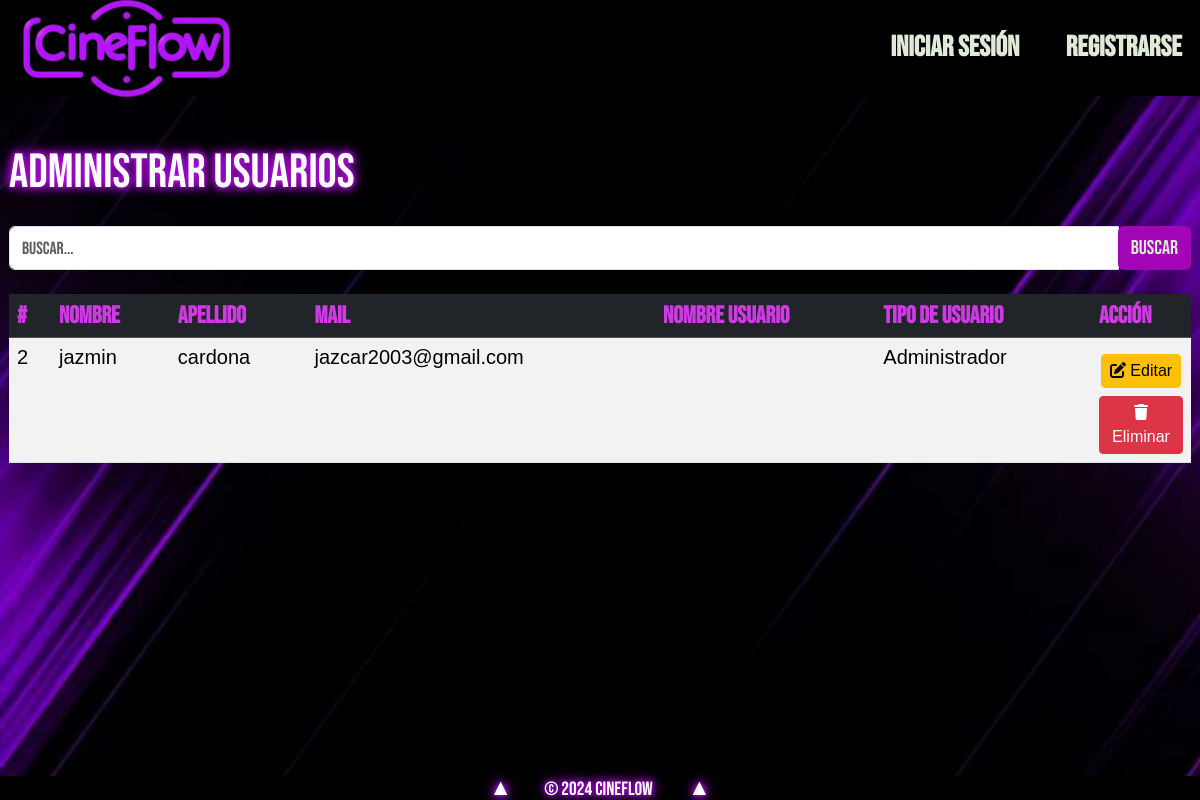
Before: /admin_usuarios.php?busqueda=jazmin with the older database file.
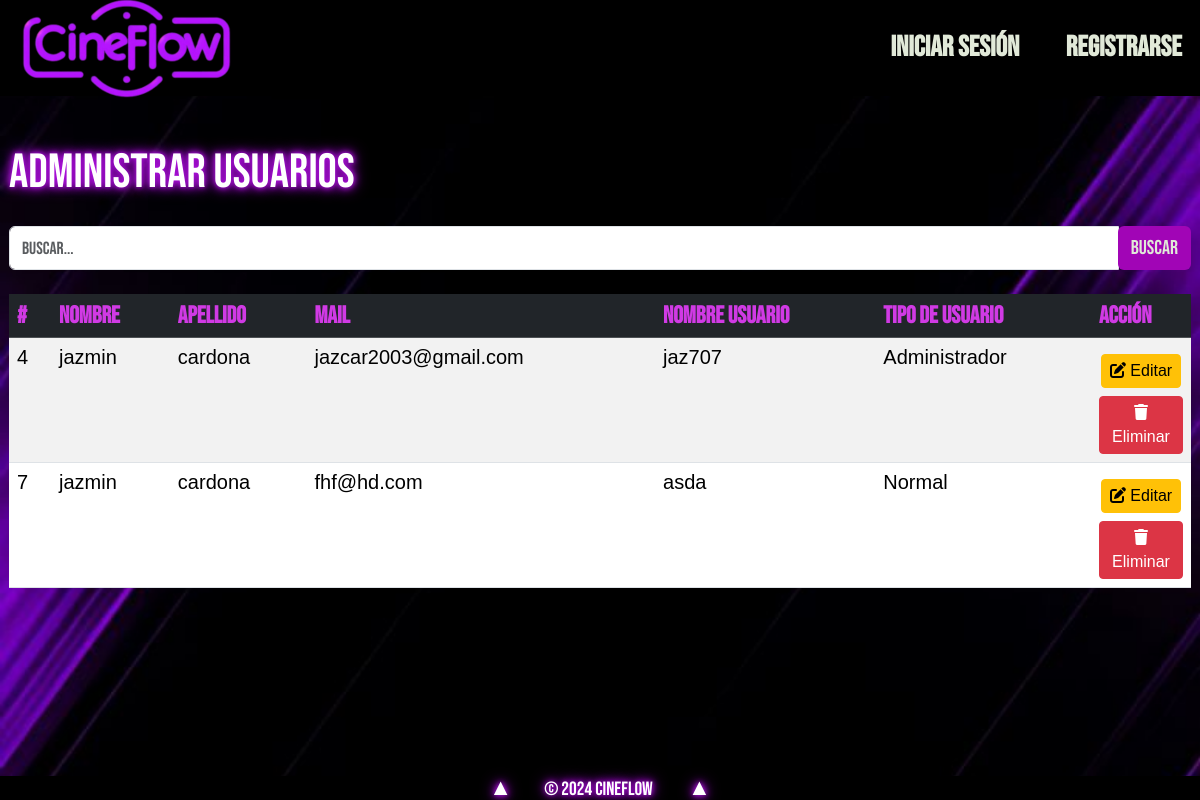
After: the same page with the newer database file.
### tables this page shows
CREATE TABLE `usuarios` (
  `id_usuario` int(8) NOT NULL,
  `nombre` varchar(20) NOT NULL,
  `apellido` varchar(30) NOT NULL,
  `mail` varchar(100) NOT NULL,
  `id_tipo` int(1) NOT NULL
);

CREATE TABLE `cuenta_usuario` (
  `id_cuenta` int(8) NOT NULL,
  `about_me` text NOT NULL,
  `cant_amigos` int(8) DEFAULT NULL,
  `id_usuario` int(8) NOT NULL,
  `id_img` int(1) DEFAULT NULL,
  `nombre_usuario` varchar(25) NOT NULL,
  `contraseña` varchar(255) NOT NULL
);

### admin_usuarios.php (the view, shortened to what this page needs)
<!doctype html>
<html lang="es">
<head>
    <link rel="stylesheet" href="https://cdnjs.cloudflare.com/ajax/libs/font-awesome/6.4.2/css/all.min.css" />
    <link rel="stylesheet" href="css/bootstrap.min.css">
    <link rel="stylesheet" href="css/normalize.css">
    <link rel="stylesheet" href="css/estilos.css">
    <link rel="stylesheet" type="text/css" href="slick/slick.css" />
    <link rel="stylesheet" type="text/css" href="slick/slick-theme.css" />
</head>
<body class="body-crud">
    <div class="container showcase">
        <?php
        include("header.php");
        ?>
        <main class="main-crud">
            <?php
            if (isset($_GET['busqueda']) && !empty($_GET['busqueda'])) {
                $busqueda = $conexion->real_escape_string($_GET['busqueda']);
                $sqlBusqueda = ("SELECT u.id_usuario, u.nombre, u.apellido, u.mail, u.id_tipo, cu.nombre_usuario
                                    FROM usuarios u
                                        LEFT JOIN cuenta_usuario cu ON u.id_usuario = cu.id_usuario
                                            WHERE u.nombre LIKE '%$busqueda%'
                                                OR u.apellido LIKE '%$busqueda%'
                                                    OR u.mail LIKE '%$busqueda%'
                                                        OR cu.nombre_usuario LIKE '%$busqueda%'");
            } else {
                $sqlBusqueda = ("SELECT u.id_usuario, u.nombre, u.apellido, u.mail, u.id_tipo, cu.nombre_usuario
                                    FROM usuarios u
                                        LEFT JOIN cuenta_usuario cu ON u.id_usuario = cu.id_usuario");
            }
            $infoUsuarios = $conexion->query($sqlBusqueda);
            ?>
            <div class="crud animate-from-bottom ajuste-crud">
                <div class="col-auto me-auto mt-5">
                    <h2 class="text-left pi h2-animate">Administrar Usuarios</h2>
                </div>
                <form action="" method="get" class="mt-4 form-inline justify-content-center mb-2">
                    <div class="input-group">
                        <input type="text" name="busqueda" placeholder="Buscar..." class="form-control  mr-sm-2 fs-5">
                        <div class="input-group-append ">
                            <button type="submit" class="btn guardar fs-5">Buscar</button>
                        </div>
                    </div>
                </form>
                <table class="table table-xl table-striped table-hover mt-3 ">
                    <thead class="table-dark fs-4">
                        <tr class="color-titulo-tabla">
                            <th >#</th>
                            <th >Nombre</th>
                            <th >Apellido</th>
                            <th >Mail</th>
                            <th >Nombre Usuario</th>
                            <th >Tipo de Usuario</th>
                            <th width="100">Acción</th>
                        </tr>
                    </thead>
                    <tbody class="fs-5">
                        <?php while ($row = $infoUsuarios->fetch_object()) {
                            $id_usuario = $row->id_usuario;
                            $nombre = $row->nombre;
                            $apellido = $row->apellido;
                            $mail = $row->mail;
                            $nom_usuario = $row->nombre_usuario;
                            $id_tipo = $row->id_tipo; ?>
                            <tr>
                                <td><?= $id_usuario; ?></td>
                                <td><?= $nombre; ?></td>
                                <td><?= $apellido; ?></td>
                                <td><?= $mail; ?></td>
                                <td><?= $nom_usuario; ?></td>
                                <?php if ($id_tipo == 1) { ?>
                                    <td><?= 'Administrador'; ?></td>
                                <?php } else { ?>
                                    <td><?= 'Normal'; ?></td>
                                <?php } ?>
                                <td>
                                    <div class="d-flex flex-column align-items-center justify-content-center">
                                        <a href="#" class="btn btn-sm btn-warning mt-2 fs-6" data-bs-toggle="modal" data-bs-target="#editaModal" data-bs-id="<?= $id_usuario; ?>" onclick="IdUsuarioEditarEnModal(<?= $id_usuario ?>,
                                                                            '<?= $nombre ?>',
                                                                            '<?= $apellido ?>',
                                                                            '<?= $mail ?>',
                                                                            '<?= $id_tipo ?>')">
                                            <i class="fa-solid fa-pen-to-square "></i> Editar</a>
                                        <a href="#" class="btn btn-sm btn-danger mt-2 fs-6" data-bs-toggle="modal" data-bs-target="#eliminaModal" data-bs-id="<?= $id_usuario; ?>" onclick="IdUsuarioEliminarEnModal(<?= $id_usuario ?>)"><i class="fa-solid fa-trash"></i> Eliminar</a>
                                    </div>
                                </td>
                            </tr>
                <?php   } ?>
                    </tbody>
                </table>
            </div>
            </div>
    <?php include('footer.php'); ?>
</body>
</html>

### header.php (shortened to what this page needs)
<?php
include('conexion.php');
include('headerOptions.php');
if (isset($_SESSION['id_cuenta'])) {
    $id_cuenta = $_SESSION['id_cuenta'];
    $consulta_tipo_usuario =
    "SELECT
        u.id_tipo
    FROM
        cuenta_usuario c
    JOIN
        usuarios u
    ON
        c.id_usuario = u.id_usuario
    WHERE
        c.id_cuenta = ?
    ";
    $stmt_tipo_usuario = $conexion->prepare($consulta_tipo_usuario);
    $stmt_tipo_usuario->bind_param('i', $id_cuenta);
    $stmt_tipo_usuario->execute();
    $stmt_tipo_usuario->bind_result($id_tipo);
    $stmt_tipo_usuario->fetch();
    $stmt_tipo_usuario->close();
    if ($id_tipo == 1) {
        mostrarHeader("admin");
    } elseif ($id_tipo == 2) {
        mostrarHeader("autenticado");
    } else {
        mostrarHeader("invitado");
    }
} else {
    mostrarHeader("invitado");
}
?>

### headerOptions.php (shortened to what this page needs)
<?php
if (!function_exists('mostrarHeader')) {
    function mostrarHeader($tipo_usuario){
        switch($tipo_usuario){
            case 'invitado':
                echo'
                <header class="header-user">
                    <a class="link-logo" href="./index.php">
                        <img class="logo1" src="./images/logo1.png" alt="logo">
                    </a>
                    <nav class="menu">
                        <ul class="menu__lista">
                            <li class="menu__item"><a href="login.php">Iniciar Sesión</a></li>
                            <li class="menu__item"><a href="registro.php">Registrarse</a></li>                        </ul>
                    </nav>
                </header>
                ';
                break;
        }
    }
}

### footer.php (shortened to what this page needs)
<?php
include('conexion.php');
include('footerOptions.php');
if (isset($_SESSION['id_cuenta'])) {
    $id_cuenta = $_SESSION['id_cuenta'];
    $consulta_tipo_usuario =
    "SELECT
        u.id_tipo
    FROM
        cuenta_usuario c
    JOIN
        usuarios u
    ON
        c.id_usuario = u.id_usuario
    WHERE
        c.id_cuenta = ?
    ";
    $stmt_tipo_usuario = $conexion->prepare($consulta_tipo_usuario);
    $stmt_tipo_usuario->bind_param('i', $id_cuenta);
    $stmt_tipo_usuario->execute();
    $stmt_tipo_usuario->bind_result($id_tipo);
    $stmt_tipo_usuario->fetch();
    $stmt_tipo_usuario->close();
    if ($id_tipo == 1) {
        mostrarfooter("admin");
    } elseif ($id_tipo == 2) {
        mostrarfooter("autenticado");
    } else {
        mostrarfooter("invitado");
    }
} else {
    mostrarfooter("invitado");
}
?>

### footerOptions.php (shortened to what this page needs)
<?php
if (!function_exists('mostrarfooter')) {
    function mostrarfooter($tipo_usuario){
        switch($tipo_usuario){
            case 'invitado':
                echo'
                <footer>
                    <div class="footer-toggle">
                        <p class="copyright h2-animate"><span class="arrow-up h2-animate">&#9650;</span>&copy; 2024 CineFlow <span class="arrow-up h2-animate">&#9650;</span></p>
                    </div>
                    <nav class="info_footer">
                        <ul class="footer-links">
                            <li class="elementos_footer">
                                <a href="login.php">Iniciar Sesión</a>
                            </li>
                            <li class="elementos_footer">
                                <a href="registro.php">Registrarse</a>
                            </li>
                        </ul>
                        <section class="social-media">
                            <h4>Redes Sociales</h4>
                            <div class="redes_sociales">
                                <a href="#"><img class="red_social" src="./images/twitter.png" alt="Twitter"/></a>
                                <a href="#"><img class="red_social" src="./images/facebook.png" alt="Facebook"/></a>
                                <a href="#"><img class="red_social" src="./images/instagram.png" alt="Instagram"/></a>
                            </div>
                        </section>
                    </nav>
                </footer>
                ';
                break;
        }
    }
}

### css/estilos.css (style rules this page uses)
* { box-sizing: border-box; margin: 0; padding: 0; transition: all .45s, transform 0.45s ease-in-out; scroll-behavior: smooth; }
:root { --color-transparent: transparent; --color-background: #272727; --color-principal: #A105B6; --color-searchbar: #92B4A7; --color-text: #E1E9D8; --color-link: #dcf1ea; --color-hover: #6A0377; --color-hover2: #80108f; --color-form: #470250; --color-boton: #A105B6; --color-popupbg: rgba(0, 0, 0, 0.7); --color-popup: #470250; --color-popupborder: #A105B6; --color-popupboton: #A105B6; --color-popuptxt: #183A37; --color-label: #d547e7; --color-lab2:rgb(161, 15, 230)7; --color-input: #e8d5eb; scroll-behavior: smooth; }
html { margin: 0 auto; }
body { background-image: url(../images/imagen_fondo.jpg); font-family: 'Bebas Neue', sans-serif; background-color: #140116; color: var(--color-text); margin: 0 auto; height: 100vh; width: 100%; border: none; overflow-x: hidden; background-size: cover; }
body a { color: var(--color-text); }
.container { display: flex; align-items: center; justify-content: center; flex-direction: column; }
.container header { background-color: #000000; display: flex; align-items: center; justify-content: space-between; padding-left: 1.8%; width: 100%; height: 12vh; z-index: 550; }
.container header.no-z-index { z-index: auto; }
.link-logo { display: flex; justify-content: center; align-items: center; padding: 0%; min-height: 100%; min-width: max-content; margin: 0%; }
.link-logo img { object-fit: scale-down; align-items: center; width: 100%; }
.header-user .menu { width: 30%; }
.menu__lista { display: flex; flex-direction: row; justify-content: space-between; align-items: center; list-style: none; text-transform: uppercase; font-weight: 700; line-height: 10vh; color: var(--color-text); gap: 1rem; width: 100%; height: 100%; }
.menu__item { margin-top: 0%; display: flex; align-items: center; text-align: center; justify-content: center; list-style-type: none; text-transform: uppercase; width: 100%; height: 100%; color: var(--color-text); }
.menu__item a { text-align: center; text-decoration: none; font-weight: bold; font-size: 1.8rem; color: var(--color-text); width: 100%; }
.container main { background-color: var(--color-transparent); color: var(--color-text); font-size: 1.5rem; display: flex; flex-direction: column; justify-content: center; align-items: center; width: 100%; height: 85vh; z-index: 1; }
.showcase { overflow: hidden; }
footer { background-color: #000000; color: var(--color-text); text-align: center; position: fixed; bottom: 0; left: 0; width: 100%; height: 18vh; transform: translateY(calc(100% - 3vh)); transition: transform 0.5s ease-out, opacity 0.5s ease-out; z-index: 500; }
.footer-toggle { display: flex; justify-content: center; align-items: center; height: 3vh; padding: 0 10px; background-color: #000000; cursor: pointer; }
.footer-toggle p { font-size: 1.2em; }
.arrow-up { font-size: 1.2em; margin: 0 4vh; }
.main-crud { padding: 0; margin: 0; }
.ajuste-crud { padding-left: .75%; padding-right: .75%; }
.crud { display: flex; flex-direction: column; height: 85vh; width: 100%; overflow-y: scroll; }
.guardar { background-color: var(--color-principal); color: var(--color-text) }
.color-titulo-tabla th { color: #d03ae4; }
.h2-animate { color: #ffffff; text-shadow: 0 0 5px #ae10df, 0 0 10px #ae10df, 0 0 15px #ae10df; animation: soft-neon-glow 1.5s ease-in-out infinite alternate; }
.pi { font-size: 3rem; }
.animate-from-bottom { opacity: 0; transform: translateY(50px); animation: fadeInUp 1s ease forwards; }
tbody { font-family: 'Gill Sans', 'Gill Sans MT', Calibri, 'Trebuchet MS', sans-serif; font-size: 0.4rem; }

Changed rows visible on the page:
removed usuarios: id_usuario "2", nombre "jazmin", apellido "cardona", mail "jazcar2003@gmail.com", shows "Administrador"
added cuenta_usuario: id_usuario.id_usuario "4", id_usuario.nombre "jazmin", id_usuario.apellido "cardona", id_usuario.mail "jazcar2003@gmail.com", nombre_usuario "jaz707", shows "Administrador"
added cuenta_usuario: id_usuario.id_usuario "7", id_usuario.nombre "jazmin", id_usuario.apellido "cardona", id_usuario.mail "fhf@hd.com", nombre_usuario "asda", shows "Normal"
